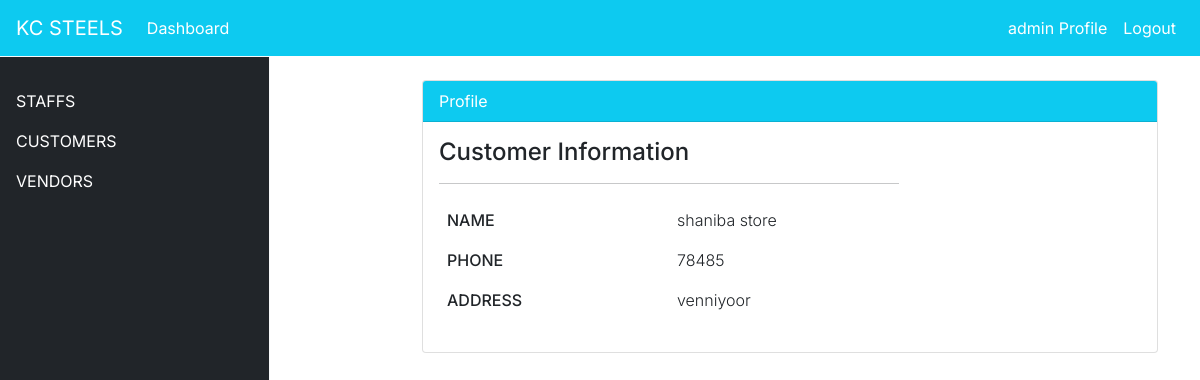
Before: /customer/view/25 (signed in) with the older database file.
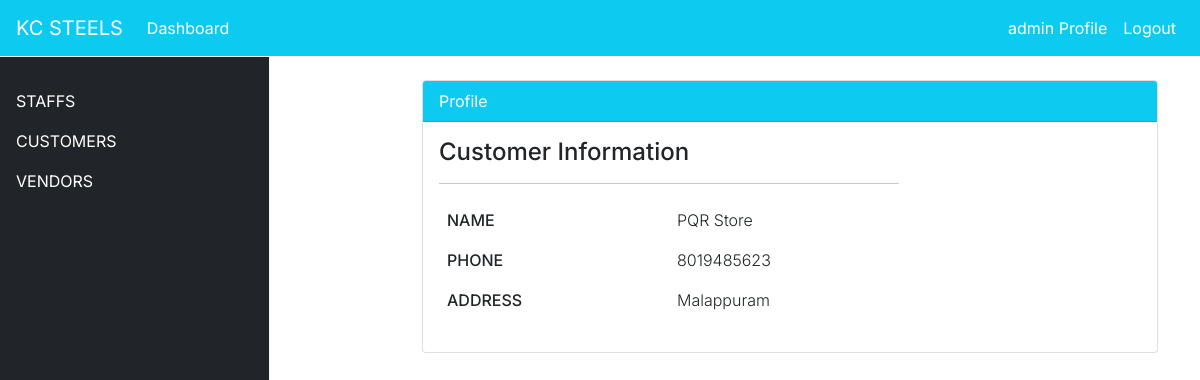
After: the same page with the newer database file.
### dashboard/models.py (models this page shows, shortened)
class Customer(models.Model):
    customer_no = models.IntegerField(null=True)
    customer_id = models.CharField(max_length=100, null=True, blank=True, unique=True)
    customer_name = models.CharField(max_length=100,null=True)
    customer_address = models.CharField(max_length=200,null=True)
    customer_mobile = models.CharField(max_length=15,null=True)

### dashboard/views.py (the view)
# urls.py: path('customer/view/<int:pk>',views.customer_view,name='dashboard-customer-view'),
@login_required
def customer_view(request, pk):
    customers = Customer.objects.get(id=pk)
    context = {
        'customers' : customers,
    }
    return render(request, 'dashboard/customer_view.html',context)

### templates/dashboard/customer_view.html (shortened to what this page needs)
{% extends 'partial/base.html' %}
{% block content %}
{% include 'partial/topnav_wm.html'%}
<div class="container">
    <div class="row my-4">
        <div class="col-md-4">
        </div>
        <div class="col-md-8">
            <div class="card">
                <div class="card-header bg-info text-white">
                    Profile
                </div>
                <div class="card-body">
                    <div class="row">
                        <div class="col-md-8">
                            <span class="h4">Customer Information</span>
                            <hr>
                            <table class="table bg-white table-borderless">
                                <tbody>
                                  <tr>
                                    <th scope="row">Name</th>
                                    <td>{{ customers.customer_name }}</td>
                                  </tr>
                                  <tr>
                                    <th scope="row">Phone</th>
                                    <td>{{ customers.customer_mobile }}</td>
                                  </tr>
                                  <tr>
                                    <th scope="row">Address</th>
                                    <td>{{ customers.customer_address }}</td>
                                  </tr>
                                </tbody>
                              </table>
                        </div>
                    </div>
                </div>
            </div>
        </div>
    </div>
</div>
{% endblock %}

Changed rows visible on the page:
changed Customer: customer_name "shaniba store" → "PQR Store"; customer_mobile "78485" → "8019485623"; customer_address "venniyoor" → "Malappuram"
